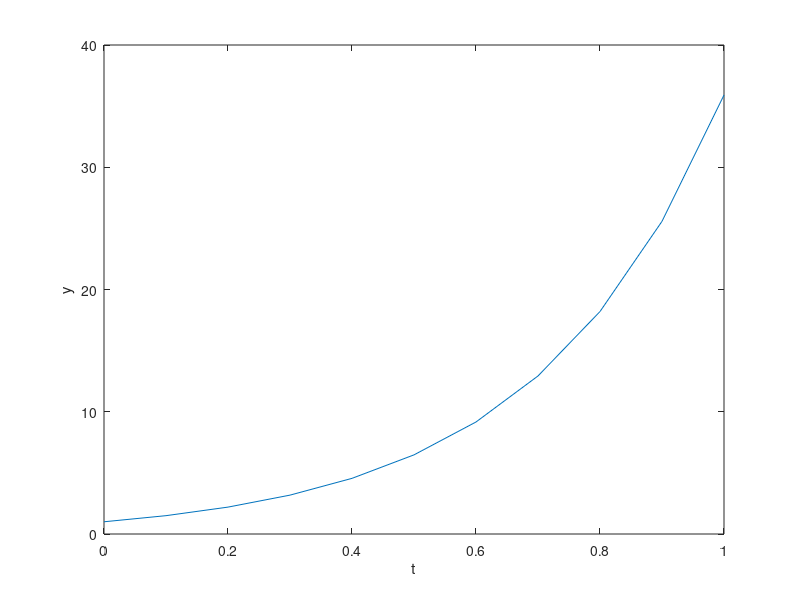

Recreate this plot in MATLAB.
clear all;
h = 0.1;     
y0 = 1;       

t = 0:h:1; 
y = zeros(size(t));   
y(1) = y0;            

for i = 1:length(t)-1
    k1 = h * (1+4*y(i)); 
    y(i+1) = y(i) + k1;   
end

plot(t,y)       
xlabel('t')
ylabel('y')